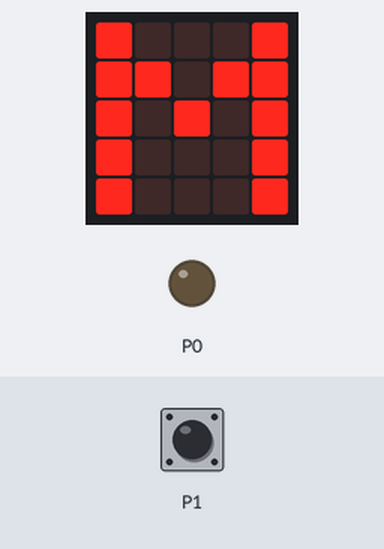
Recording of a program running on a simulated BBC micro:bit running MicroPython. Shown: the board's 5×5 LED display, output pins drawn as LEDs (lit = HIGH). Inputs (shaded band) come from the test bench; at power-on: P1 LOW.

Above: at 1.2 s.
1.3 s: P1 pulled HIGH for 0.15 s
At 1.8 s:
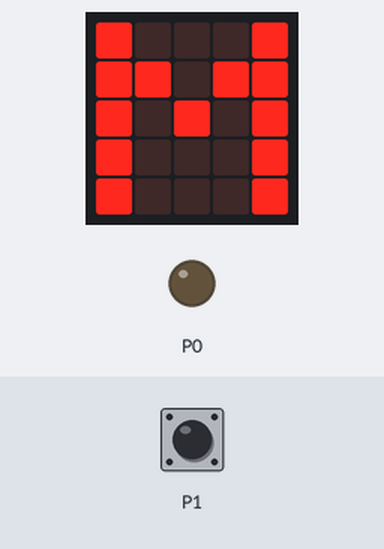
3.0 s: P1 pulled HIGH for 3.2 s
At 4.3 s:
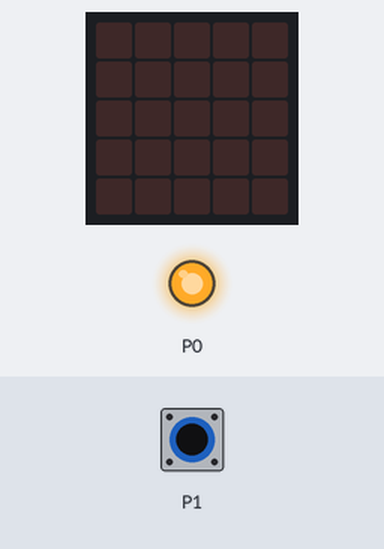
Timing chart, 0 to 7.7 s (numbered marks = the images above; inputs shaded):
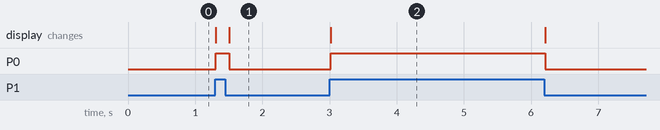

The program:

magnetAlarm.py
```python
# Alarms if a magent is detected by the reed switch.
# Using the instructions in https://www.littlebird.com.au/learn/83/reed-switch-with-micro-bit,
#   can you work our how to wire in the buzzer without the LED?
# A reed switch needs a reversed magnetic field to open it again.  Can you create a field that switches directions?

from microbit import *

while True:
    value = pin1.read_digital()
    if value:
        display.clear()
        pin0.write_digital(1)
    else:
        display.show('M')
        pin0.write_digital(0)
    sleep(100)
```

Measured:
- after the input at 1.3 s, P0: LOW → HIGH at once, → LOW 0.20 s later; the display: first changes at once (image 1 shows a later state)
- after the input at 3.0 s, P0: LOW → HIGH at once, → LOW 3.2 s later; the display: changes at once (image 2)
